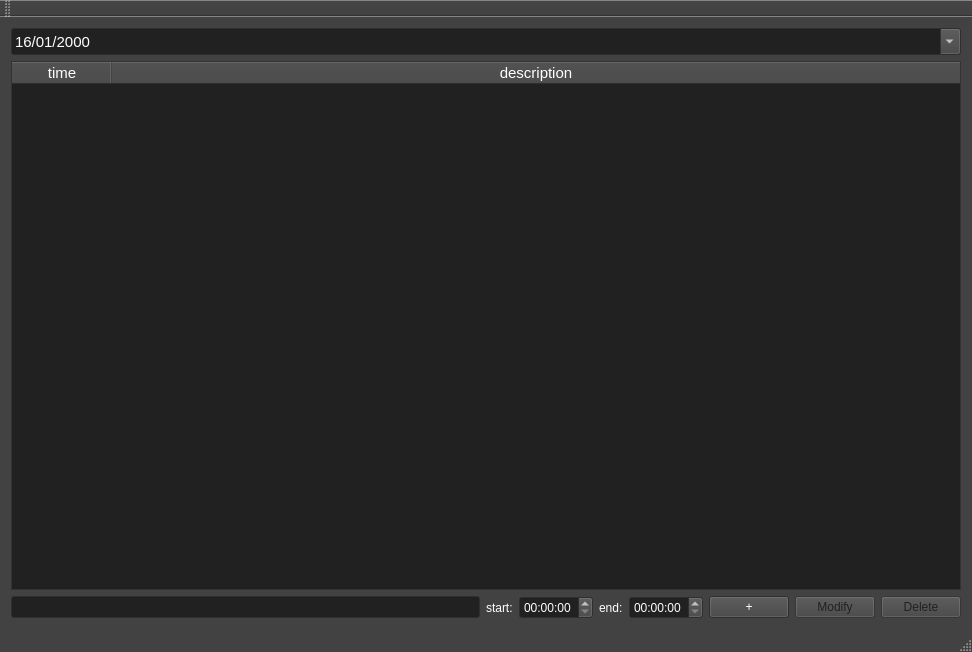
<?xml version="1.0" encoding="UTF-8"?>
<ui version="4.0">
 <class>MainWindow</class>
 <widget class="QMainWindow" name="MainWindow">
  <property name="enabled">
   <bool>true</bool>
  </property>
  <property name="geometry">
   <rect>
    <x>0</x>
    <y>0</y>
    <width>972</width>
    <height>652</height>
   </rect>
  </property>
  <property name="palette">
   <palette>
    <active>
     <colorrole role="WindowText">
      <brush brushstyle="SolidPattern">
       <color alpha="255">
        <red>255</red>
        <green>255</green>
        <blue>255</blue>
       </color>
      </brush>
     </colorrole>
     <colorrole role="Button">
      <brush brushstyle="SolidPattern">
       <color alpha="255">
        <red>66</red>
        <green>66</green>
        <blue>66</blue>
       </color>
      </brush>
     </colorrole>
     <colorrole role="Light">
      <brush brushstyle="SolidPattern">
       <color alpha="255">
        <red>99</red>
        <green>99</green>
        <blue>99</blue>
       </color>
      </brush>
     </colorrole>
     <colorrole role="Midlight">
      <brush brushstyle="SolidPattern">
       <color alpha="255">
        <red>82</red>
        <green>82</green>
        <blue>82</blue>
       </color>
      </brush>
     </colorrole>
     <colorrole role="Dark">
      <brush brushstyle="SolidPattern">
       <color alpha="255">
        <red>33</red>
        <green>33</green>
        <blue>33</blue>
       </color>
      </brush>
     </colorrole>
     <colorrole role="Mid">
      <brush brushstyle="SolidPattern">
       <color alpha="255">
        <red>44</red>
        <green>44</green>
        <blue>44</blue>
       </color>
      </brush>
     </colorrole>
     <colorrole role="Text">
      <brush brushstyle="SolidPattern">
       <color alpha="255">
        <red>255</red>
        <green>255</green>
        <blue>255</blue>
       </color>
      </brush>
     </colorrole>
     <colorrole role="BrightText">
      <brush brushstyle="SolidPattern">
       <color alpha="255">
        <red>255</red>
        <green>255</green>
        <blue>255</blue>
       </color>
      </brush>
     </colorrole>
     <colorrole role="ButtonText">
      <brush brushstyle="SolidPattern">
       <color alpha="255">
        <red>255</red>
        <green>255</green>
        <blue>255</blue>
       </color>
      </brush>
     </colorrole>
     <colorrole role="Base">
      <brush brushstyle="SolidPattern">
       <color alpha="255">
        <red>33</red>
        <green>33</green>
        <blue>33</blue>
       </color>
      </brush>
     </colorrole>
     <colorrole role="Window">
      <brush brushstyle="SolidPattern">
       <color alpha="255">
        <red>66</red>
        <green>66</green>
        <blue>66</blue>
       </color>
      </brush>
     </colorrole>
     <colorrole role="Shadow">
      <brush brushstyle="SolidPattern">
       <color alpha="255">
        <red>0</red>
        <green>0</green>
        <blue>0</blue>
       </color>
      </brush>
     </colorrole>
     <colorrole role="AlternateBase">
      <brush brushstyle="SolidPattern">
       <color alpha="255">
        <red>33</red>
        <green>33</green>
        <blue>33</blue>
       </color>
      </brush>
     </colorrole>
     <colorrole role="NoRole">
      <brush brushstyle="SolidPattern">
       <color alpha="255">
        <red>82</red>
        <green>82</green>
        <blue>82</blue>
       </color>
      </brush>
     </colorrole>
     <colorrole role="ToolTipBase">
      <brush brushstyle="SolidPattern">
       <color alpha="255">
        <red>255</red>
        <green>255</green>
        <blue>220</blue>
       </color>
      </brush>
     </colorrole>
     <colorrole role="ToolTipText">
      <brush brushstyle="SolidPattern">
       <color alpha="255">
        <red>0</red>
        <green>0</green>
        <blue>0</blue>
       </color>
      </brush>
     </colorrole>
    </active>
    <inactive>
     <colorrole role="WindowText">
      <brush brushstyle="SolidPattern">
       <color alpha="255">
        <red>255</red>
        <green>255</green>
        <blue>255</blue>
       </color>
      </brush>
     </colorrole>
     <colorrole role="Button">
      <brush brushstyle="SolidPattern">
       <color alpha="255">
        <red>66</red>
        <green>66</green>
        <blue>66</blue>
       </color>
      </brush>
     </colorrole>
     <colorrole role="Light">
      <brush brushstyle="SolidPattern">
       <color alpha="255">
        <red>99</red>
        <green>99</green>
        <blue>99</blue>
       </color>
      </brush>
     </colorrole>
     <colorrole role="Midlight">
      <brush brushstyle="SolidPattern">
       <color alpha="255">
        <red>82</red>
        <green>82</green>
        <blue>82</blue>
       </color>
      </brush>
     </colorrole>
     <colorrole role="Dark">
      <brush brushstyle="SolidPattern">
       <color alpha="255">
        <red>33</red>
        <green>33</green>
        <blue>33</blue>
       </color>
      </brush>
     </colorrole>
     <colorrole role="Mid">
      <brush brushstyle="SolidPattern">
       <color alpha="255">
        <red>44</red>
        <green>44</green>
        <blue>44</blue>
       </color>
      </brush>
     </colorrole>
     <colorrole role="Text">
      <brush brushstyle="SolidPattern">
       <color alpha="255">
        <red>255</red>
        <green>255</green>
        <blue>255</blue>
       </color>
      </brush>
     </colorrole>
     <colorrole role="BrightText">
      <brush brushstyle="SolidPattern">
       <color alpha="255">
        <red>255</red>
        <green>255</green>
        <blue>255</blue>
       </color>
      </brush>
     </colorrole>
     <colorrole role="ButtonText">
      <brush brushstyle="SolidPattern">
       <color alpha="255">
        <red>255</red>
        <green>255</green>
        <blue>255</blue>
       </color>
      </brush>
     </colorrole>
     <colorrole role="Base">
      <brush brushstyle="SolidPattern">
       <color alpha="255">
        <red>33</red>
        <green>33</green>
        <blue>33</blue>
       </color>
      </brush>
     </colorrole>
     <colorrole role="Window">
      <brush brushstyle="SolidPattern">
       <color alpha="255">
        <red>66</red>
        <green>66</green>
        <blue>66</blue>
       </color>
      </brush>
     </colorrole>
     <colorrole role="Shadow">
      <brush brushstyle="SolidPattern">
       <color alpha="255">
        <red>0</red>
        <green>0</green>
        <blue>0</blue>
       </color>
      </brush>
     </colorrole>
     <colorrole role="AlternateBase">
      <brush brushstyle="SolidPattern">
       <color alpha="255">
        <red>33</red>
        <green>33</green>
        <blue>33</blue>
       </color>
      </brush>
     </colorrole>
     <colorrole role="NoRole">
      <brush brushstyle="SolidPattern">
       <color alpha="255">
        <red>82</red>
        <green>82</green>
        <blue>82</blue>
       </color>
      </brush>
     </colorrole>
     <colorrole role="ToolTipBase">
      <brush brushstyle="SolidPattern">
       <color alpha="255">
        <red>255</red>
        <green>255</green>
        <blue>220</blue>
       </color>
      </brush>
     </colorrole>
     <colorrole role="ToolTipText">
      <brush brushstyle="SolidPattern">
       <color alpha="255">
        <red>0</red>
        <green>0</green>
        <blue>0</blue>
       </color>
      </brush>
     </colorrole>
    </inactive>
    <disabled>
     <colorrole role="WindowText">
      <brush brushstyle="SolidPattern">
       <color alpha="255">
        <red>33</red>
        <green>33</green>
        <blue>33</blue>
       </color>
      </brush>
     </colorrole>
     <colorrole role="Button">
      <brush brushstyle="SolidPattern">
       <color alpha="255">
        <red>66</red>
        <green>66</green>
        <blue>66</blue>
       </color>
      </brush>
     </colorrole>
     <colorrole role="Light">
      <brush brushstyle="SolidPattern">
       <color alpha="255">
        <red>99</red>
        <green>99</green>
        <blue>99</blue>
       </color>
      </brush>
     </colorrole>
     <colorrole role="Midlight">
      <brush brushstyle="SolidPattern">
       <color alpha="255">
        <red>82</red>
        <green>82</green>
        <blue>82</blue>
       </color>
      </brush>
     </colorrole>
     <colorrole role="Dark">
      <brush brushstyle="SolidPattern">
       <color alpha="255">
        <red>33</red>
        <green>33</green>
        <blue>33</blue>
       </color>
      </brush>
     </colorrole>
     <colorrole role="Mid">
      <brush brushstyle="SolidPattern">
       <color alpha="255">
        <red>44</red>
        <green>44</green>
        <blue>44</blue>
       </color>
      </brush>
     </colorrole>
     <colorrole role="Text">
      <brush brushstyle="SolidPattern">
       <color alpha="255">
        <red>33</red>
        <green>33</green>
        <blue>33</blue>
       </color>
      </brush>
     </colorrole>
     <colorrole role="BrightText">
      <brush brushstyle="SolidPattern">
       <color alpha="255">
        <red>255</red>
        <green>255</green>
        <blue>255</blue>
       </color>
      </brush>
     </colorrole>
     <colorrole role="ButtonText">
      <brush brushstyle="SolidPattern">
       <color alpha="255">
        <red>33</red>
        <green>33</green>
        <blue>33</blue>
       </color>
      </brush>
     </colorrole>
     <colorrole role="Base">
      <brush brushstyle="SolidPattern">
       <color alpha="255">
        <red>66</red>
        <green>66</green>
        <blue>66</blue>
       </color>
      </brush>
     </colorrole>
     <colorrole role="Window">
      <brush brushstyle="SolidPattern">
       <color alpha="255">
        <red>66</red>
        <green>66</green>
        <blue>66</blue>
       </color>
      </brush>
     </colorrole>
     <colorrole role="Shadow">
      <brush brushstyle="SolidPattern">
       <color alpha="255">
        <red>0</red>
        <green>0</green>
        <blue>0</blue>
       </color>
      </brush>
     </colorrole>
     <colorrole role="AlternateBase">
      <brush brushstyle="SolidPattern">
       <color alpha="255">
        <red>66</red>
        <green>66</green>
        <blue>66</blue>
       </color>
      </brush>
     </colorrole>
     <colorrole role="NoRole">
      <brush brushstyle="SolidPattern">
       <color alpha="255">
        <red>82</red>
        <green>82</green>
        <blue>82</blue>
       </color>
      </brush>
     </colorrole>
     <colorrole role="ToolTipBase">
      <brush brushstyle="SolidPattern">
       <color alpha="255">
        <red>255</red>
        <green>255</green>
        <blue>220</blue>
       </color>
      </brush>
     </colorrole>
     <colorrole role="ToolTipText">
      <brush brushstyle="SolidPattern">
       <color alpha="255">
        <red>0</red>
        <green>0</green>
        <blue>0</blue>
       </color>
      </brush>
     </colorrole>
    </disabled>
   </palette>
  </property>
  <property name="windowTitle">
   <string>Activity Register</string>
  </property>
  <property name="autoFillBackground">
   <bool>false</bool>
  </property>
  <widget class="QWidget" name="centralWidget">
   <layout class="QVBoxLayout" name="verticalLayout_3">
    <item>
     <layout class="QVBoxLayout" name="verticalLayout_2">
      <item>
       <layout class="QVBoxLayout" name="verticalLayout">
        <item>
         <widget class="QDateEdit" name="dateEdit">
          <property name="palette">
           <palette>
            <active>
             <colorrole role="WindowText">
              <brush brushstyle="SolidPattern">
               <color alpha="255">
                <red>130</red>
                <green>130</green>
                <blue>130</blue>
               </color>
              </brush>
             </colorrole>
             <colorrole role="Highlight">
              <brush brushstyle="SolidPattern">
               <color alpha="255">
                <red>217</red>
                <green>217</green>
                <blue>217</blue>
               </color>
              </brush>
             </colorrole>
             <colorrole role="HighlightedText">
              <brush brushstyle="SolidPattern">
               <color alpha="255">
                <red>61</red>
                <green>61</green>
                <blue>61</blue>
               </color>
              </brush>
             </colorrole>
            </active>
            <inactive>
             <colorrole role="WindowText">
              <brush brushstyle="SolidPattern">
               <color alpha="255">
                <red>130</red>
                <green>130</green>
                <blue>130</blue>
               </color>
              </brush>
             </colorrole>
             <colorrole role="Highlight">
              <brush brushstyle="SolidPattern">
               <color alpha="255">
                <red>217</red>
                <green>217</green>
                <blue>217</blue>
               </color>
              </brush>
             </colorrole>
             <colorrole role="HighlightedText">
              <brush brushstyle="SolidPattern">
               <color alpha="255">
                <red>61</red>
                <green>61</green>
                <blue>61</blue>
               </color>
              </brush>
             </colorrole>
            </inactive>
            <disabled>
             <colorrole role="WindowText">
              <brush brushstyle="SolidPattern">
               <color alpha="255">
                <red>33</red>
                <green>33</green>
                <blue>33</blue>
               </color>
              </brush>
             </colorrole>
             <colorrole role="Highlight">
              <brush brushstyle="SolidPattern">
               <color alpha="255">
                <red>145</red>
                <green>141</green>
                <blue>126</blue>
               </color>
              </brush>
             </colorrole>
             <colorrole role="HighlightedText">
              <brush brushstyle="SolidPattern">
               <color alpha="255">
                <red>61</red>
                <green>61</green>
                <blue>61</blue>
               </color>
              </brush>
             </colorrole>
            </disabled>
           </palette>
          </property>
          <property name="font">
           <font>
            <pointsize>11</pointsize>
           </font>
          </property>
          <property name="autoFillBackground">
           <bool>false</bool>
          </property>
          <property name="styleSheet">
           <string notr="true"/>
          </property>
          <property name="wrapping">
           <bool>false</bool>
          </property>
          <property name="readOnly">
           <bool>false</bool>
          </property>
          <property name="displayFormat">
           <string>dd/MM/yyyy</string>
          </property>
          <property name="calendarPopup">
           <bool>true</bool>
          </property>
          <property name="date">
           <date>
            <year>2000</year>
            <month>1</month>
            <day>16</day>
           </date>
          </property>
         </widget>
        </item>
        <item>
         <widget class="QTableWidget" name="tableWidget">
          <property name="layoutDirection">
           <enum>Qt::LeftToRight</enum>
          </property>
          <property name="autoFillBackground">
           <bool>false</bool>
          </property>
          <property name="editTriggers">
           <set>QAbstractItemView::NoEditTriggers</set>
          </property>
          <property name="selectionBehavior">
           <enum>QAbstractItemView::SelectRows</enum>
          </property>
          <property name="showGrid">
           <bool>true</bool>
          </property>
          <property name="sortingEnabled">
           <bool>true</bool>
          </property>
          <attribute name="horizontalHeaderVisible">
           <bool>true</bool>
          </attribute>
          <attribute name="horizontalHeaderCascadingSectionResizes">
           <bool>false</bool>
          </attribute>
          <attribute name="horizontalHeaderHighlightSections">
           <bool>true</bool>
          </attribute>
          <attribute name="horizontalHeaderStretchLastSection">
           <bool>true</bool>
          </attribute>
          <attribute name="verticalHeaderVisible">
           <bool>false</bool>
          </attribute>
          <attribute name="verticalHeaderCascadingSectionResizes">
           <bool>true</bool>
          </attribute>
          <attribute name="verticalHeaderHighlightSections">
           <bool>false</bool>
          </attribute>
          <attribute name="verticalHeaderStretchLastSection">
           <bool>false</bool>
          </attribute>
          <column>
           <property name="text">
            <string>time</string>
           </property>
           <property name="font">
            <font>
             <pointsize>11</pointsize>
            </font>
           </property>
           <property name="textAlignment">
            <set>AlignCenter</set>
           </property>
          </column>
          <column>
           <property name="text">
            <string>description</string>
           </property>
           <property name="font">
            <font>
             <pointsize>11</pointsize>
            </font>
           </property>
          </column>
         </widget>
        </item>
       </layout>
      </item>
      <item>
       <layout class="QHBoxLayout" name="horizontalLayout">
        <item>
         <widget class="QLineEdit" name="lineEdit">
          <property name="enabled">
           <bool>true</bool>
          </property>
         </widget>
        </item>
        <item>
         <widget class="QLabel" name="label_start">
          <property name="text">
           <string>start:</string>
          </property>
         </widget>
        </item>
        <item>
         <widget class="QTimeEdit" name="timeEdit_start"/>
        </item>
        <item>
         <widget class="QLabel" name="label_end">
          <property name="text">
           <string>end:</string>
          </property>
         </widget>
        </item>
        <item>
         <widget class="QTimeEdit" name="timeEdit_end"/>
        </item>
        <item>
         <widget class="QPushButton" name="pushButton">
          <property name="text">
           <string>+</string>
          </property>
          <property name="shortcut">
           <string>Return</string>
          </property>
          <property name="flat">
           <bool>false</bool>
          </property>
         </widget>
        </item>
        <item>
         <widget class="QPushButton" name="modButton">
          <property name="enabled">
           <bool>false</bool>
          </property>
          <property name="text">
           <string>Modify</string>
          </property>
         </widget>
        </item>
        <item>
         <widget class="QPushButton" name="delButton">
          <property name="enabled">
           <bool>false</bool>
          </property>
          <property name="styleSheet">
           <string notr="true"/>
          </property>
          <property name="text">
           <string>Delete</string>
          </property>
          <property name="shortcut">
           <string>Backspace</string>
          </property>
         </widget>
        </item>
       </layout>
      </item>
     </layout>
    </item>
   </layout>
  </widget>
  <widget class="QMenuBar" name="menuBar">
   <property name="geometry">
    <rect>
     <x>0</x>
     <y>0</y>
     <width>972</width>
     <height>20</height>
    </rect>
   </property>
  </widget>
  <widget class="QToolBar" name="mainToolBar">
   <attribute name="toolBarArea">
    <enum>TopToolBarArea</enum>
   </attribute>
   <attribute name="toolBarBreak">
    <bool>false</bool>
   </attribute>
  </widget>
  <widget class="QStatusBar" name="statusBar"/>
 </widget>
 <layoutdefault spacing="6" margin="11"/>
 <resources/>
 <connections/>
</ui>
